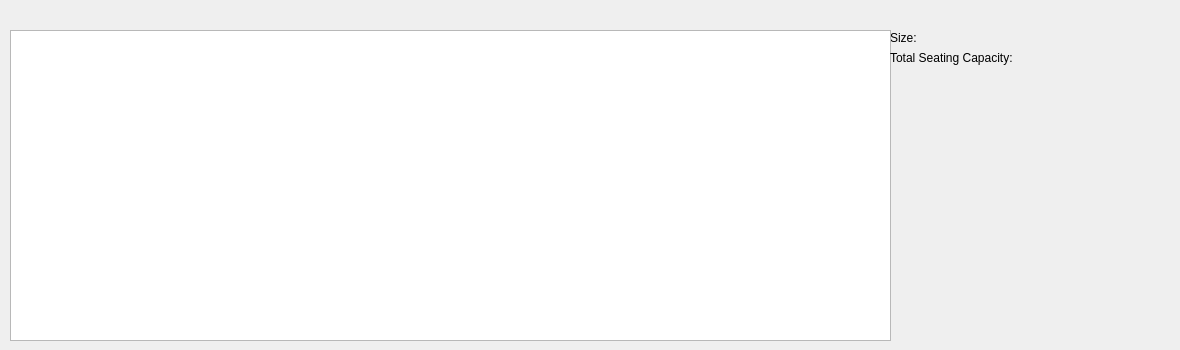
        <widget class="QWidget" name="seatingCapacity">
         <attribute name="title">
          <string>Seating Capacity</string>
         </attribute>
         <widget class="QLabel" name="label_16">
          <property name="geometry">
           <rect>
            <x>890</x>
            <y>30</y>
            <width>111</width>
            <height>16</height>
           </rect>
          </property>
          <property name="text">
           <string>Size:</string>
          </property>
         </widget>
         <widget class="QLabel" name="label_26">
          <property name="geometry">
           <rect>
            <x>920</x>
            <y>30</y>
            <width>111</width>
            <height>16</height>
           </rect>
          </property>
          <property name="text">
           <string/>
          </property>
         </widget>
         <widget class="QTableWidget" name="teamTableWidget_8">
          <property name="geometry">
           <rect>
            <x>10</x>
            <y>30</y>
            <width>881</width>
            <height>311</height>
           </rect>
          </property>
          <property name="minimumSize">
           <size>
            <width>741</width>
            <height>0</height>
           </size>
          </property>
          <property name="maximumSize">
           <size>
            <width>16777215</width>
            <height>311</height>
           </size>
          </property>
          <attribute name="horizontalHeaderDefaultSectionSize">
           <number>293</number>
          </attribute>
          <attribute name="horizontalHeaderMinimumSectionSize">
           <number>100</number>
          </attribute>
         </widget>
         <widget class="QLabel" name="label_31">
          <property name="geometry">
           <rect>
            <x>890</x>
            <y>50</y>
            <width>141</width>
            <height>16</height>
           </rect>
          </property>
          <property name="text">
           <string>Total Seating Capacity: </string>
          </property>
         </widget>
         <widget class="QLabel" name="label_32">
          <property name="geometry">
           <rect>
            <x>1030</x>
            <y>50</y>
            <width>141</width>
            <height>16</height>
           </rect>
          </property>
          <property name="text">
           <string/>
          </property>
         </widget>
        </widget>
